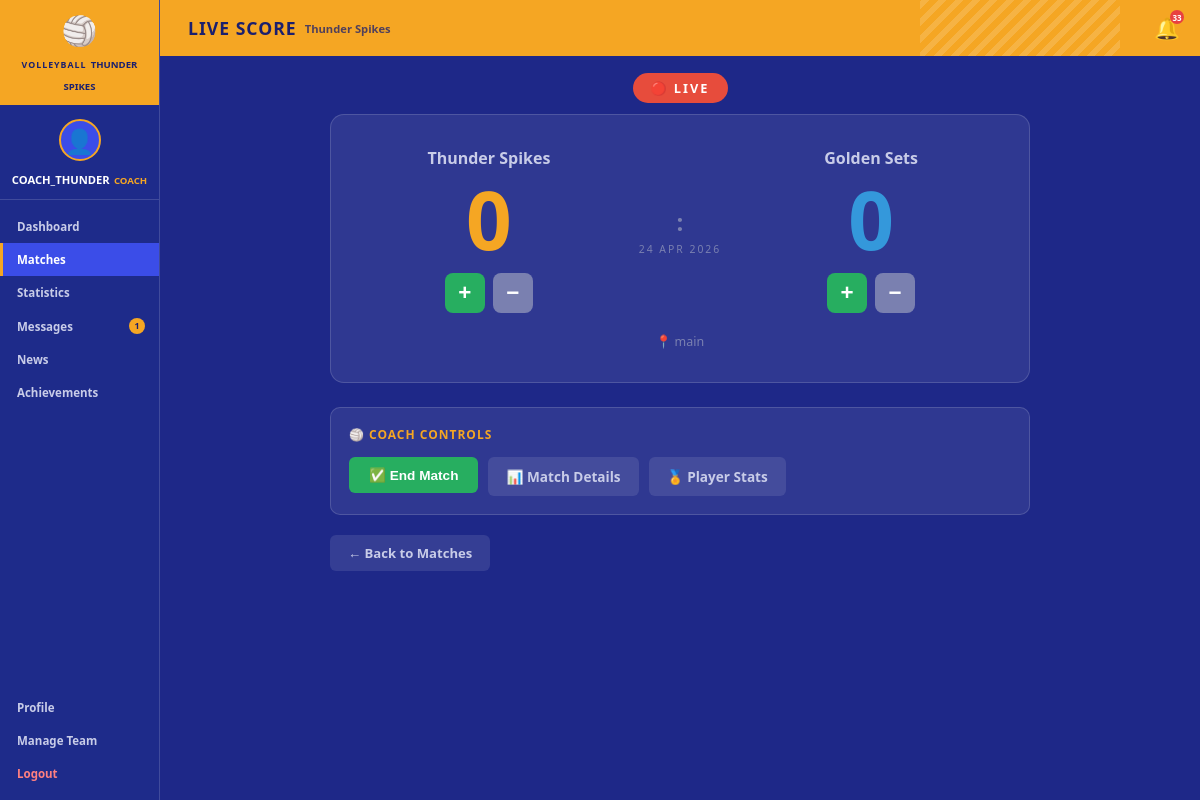
The page /match/22/live/ (signed in) on the database its author committed.
### scheduling/models.py (models this page shows, shortened)
class UserProfile(models.Model):
    ROLE_CHOICES = [
        ('player', 'Player'),
        ('captain', 'Captain'),
        ('coach', 'Coach'),
        ('parent', 'Parent'),
        ('manager', 'Manager'),
    ]
    user = models.OneToOneField(User, on_delete=models.CASCADE, related_name='profile')
    role = models.CharField(max_length=20, choices=ROLE_CHOICES, default='player')
    team = models.ForeignKey(Team, on_delete=models.SET_NULL, null=True, blank=True, related_name='members')
    avatar = models.ImageField(upload_to='avatars/', null=True, blank=True)

class Team(models.Model):
    name = models.CharField(max_length=100)
    created_at = models.DateTimeField(auto_now_add=True)

class Match(models.Model):
    STATUS_CHOICES = [
        ('upcoming', 'Upcoming'),
        ('live', 'Live'),
        ('completed', 'Completed'),
        ('cancelled', 'Cancelled'),
    ]
    home_team = models.ForeignKey(Team, on_delete=models.CASCADE, related_name='home_matches')
    away_team = models.ForeignKey(Team, on_delete=models.CASCADE, related_name='away_matches')
    date = models.DateTimeField()
    location = models.CharField(max_length=200)
    status = models.CharField(max_length=20, choices=STATUS_CHOICES, default='upcoming')
    home_score = models.IntegerField(null=True, blank=True)
    away_score = models.IntegerField(null=True, blank=True)
    created_by = models.ForeignKey(User, on_delete=models.SET_NULL, null=True, related_name='created_matches')
    created_at = models.DateTimeField(auto_now_add=True)
    notes = models.TextField(blank=True)
    class Meta:
        ordering = ['date']

### scheduling/views.py (the view)
# urls.py: path('match/<int:pk>/live/', views.live_score, name='live_score'),
@login_required
def live_score(request, pk):
    match = get_object_or_404(Match, pk=pk)
    user_team = request.user.profile.team if hasattr(request.user, 'profile') else None
    if user_team and match.home_team != user_team and match.away_team != user_team:
        messages.error(request, "You can only view matches for your team.")
        return redirect('matches')
    is_coach = hasattr(request.user, 'profile') and request.user.profile.role == 'coach'
    context = {
        'match': match,
        'is_coach': is_coach,
        'active_page': 'matches',
    }
    return render(request, 'scheduling/live_score.html', context)

### volleyball_project/templates/scheduling/live_score.html (shortened to what this page needs)
{% extends 'base.html' %}
{% block page_title %}LIVE SCORE{% endblock %}
{% block page_subtitle %}{{ request.user.profile.team.name|default:"TEAM NAME" }}{% endblock %}
{% block content %}
<div style="max-width:700px; margin:0 auto;">
    {% if match.status == 'live' %}
    <div style="text-align:center; margin-bottom:16px;">
        <span id="live-badge" style="background:#e74c3c; color:white; padding:6px 18px; border-radius:20px; font-size:0.8rem; font-weight:800; text-transform:uppercase; letter-spacing:2px; animation: pulse 1.4s infinite;">
            🔴 LIVE
        </span>
    </div>
    {% elif match.status == 'completed' %}
    <div style="text-align:center; margin-bottom:16px;">
        <span style="background:#27ae60; color:white; padding:6px 18px; border-radius:20px; font-size:0.8rem; font-weight:800; text-transform:uppercase; letter-spacing:2px;">
            ✅ FINAL
        </span>
    </div>
    {% endif %}
    <div style="background:rgba(255,255,255,0.08); border-radius:14px; padding:32px 24px; border:1px solid rgba(255,255,255,0.15); margin-bottom:24px;">
        <div style="display:grid; grid-template-columns:1fr auto 1fr; gap:16px; align-items:center;">
            <div style="text-align:center;">
                <div style="font-size:1rem; font-weight:700; color:#c8cce8; margin-bottom:10px;">{{ match.home_team.name }}</div>
                <div id="home-score" style="font-size:5rem; font-weight:900; color:#f5a623; line-height:1;">{{ match.home_score|default:"0" }}</div>
                {% if is_coach and match.status == 'live' %}
                <div style="display:flex; gap:8px; justify-content:center; margin-top:14px;">
                    <form method="post" action="{% url 'update_live_score' pk=match.pk %}">
                        <button type="submit" style="background:#27ae60; color:white; border:none; border-radius:8px; width:40px; height:40px; font-size:1.4rem; cursor:pointer; font-weight:700;">+</button>
                    </form>
                    <form method="post" action="{% url 'update_live_score' pk=match.pk %}">
                        <button type="submit" style="background:#7a80b0; color:white; border:none; border-radius:8px; width:40px; height:40px; font-size:1.4rem; cursor:pointer; font-weight:700;">−</button>
                    </form>
                </div>
                {% endif %}
            </div>
            <div style="text-align:center;">
                <div style="font-size:1.5rem; font-weight:900; color:#7a80b0;">:</div>
                <div style="font-size:0.65rem; color:#7a80b0; text-transform:uppercase; letter-spacing:2px; margin-top:4px;">{{ match.date|date:"d M Y" }}</div>
            </div>
            <div style="text-align:center;">
                <div style="font-size:1rem; font-weight:700; color:#c8cce8; margin-bottom:10px;">{{ match.away_team.name }}</div>
                <div id="away-score" style="font-size:5rem; font-weight:900; color:#3498db; line-height:1;">{{ match.away_score|default:"0" }}</div>
                {% if is_coach and match.status == 'live' %}
                <div style="display:flex; gap:8px; justify-content:center; margin-top:14px;">
                    <form method="post" action="{% url 'update_live_score' pk=match.pk %}">
                        <button type="submit" style="background:#27ae60; color:white; border:none; border-radius:8px; width:40px; height:40px; font-size:1.4rem; cursor:pointer; font-weight:700;">+</button>
                    </form>
                    <form method="post" action="{% url 'update_live_score' pk=match.pk %}">
                        <button type="submit" style="background:#7a80b0; color:white; border:none; border-radius:8px; width:40px; height:40px; font-size:1.4rem; cursor:pointer; font-weight:700;">−</button>
                    </form>
                </div>
                {% endif %}
            </div>
        </div>
        <div style="text-align:center; margin-top:20px; font-size:0.78rem; color:#7a80b0;">
            📍 {{ match.location }}
        </div>
    </div>
    {% if is_coach %}
    <div style="background:rgba(255,255,255,0.08); border-radius:10px; padding:18px; border:1px solid rgba(255,255,255,0.15); margin-bottom:20px;">
        <h4 style="font-size:0.75rem; font-weight:700; color:#f5a623; text-transform:uppercase; letter-spacing:1px; margin-bottom:14px;">🏐 Coach Controls</h4>
        <div style="display:flex; gap:10px; flex-wrap:wrap;">
            {% if match.status == 'live' %}
            <form method="post" action="{% url 'update_live_score' pk=match.pk %}" onsubmit="return confirm('End the match and mark as completed?');">
                <button type="submit" style="background:#27ae60; color:white; border:none; border-radius:6px; padding:10px 20px; font-size:0.85rem; font-weight:700; cursor:pointer;">
                    ✅ End Match
                </button>
            </form>
            {% endif %}
            <a href="{% url 'match_detail' pk=match.pk %}" style="background:rgba(255,255,255,0.1); color:#c8cce8; border-radius:6px; padding:10px 18px; font-size:0.85rem; font-weight:600; text-decoration:none; display:inline-block;">
                📊 Match Details
            </a>
            <a href="{% url 'player_match_stats' match_pk=match.pk %}" style="background:rgba(255,255,255,0.1); color:#c8cce8; border-radius:6px; padding:10px 18px; font-size:0.85rem; font-weight:600; text-decoration:none; display:inline-block;">
                🏅 Player Stats
            </a>
        </div>
    </div>
    {% endif %}
    <div>
        <a href="{% url 'matches' %}" style="background:rgba(255,255,255,0.1); color:#c8cce8; padding:9px 18px; border-radius:6px; font-size:0.82rem; font-weight:600; text-decoration:none; display:inline-block;">
            ← Back to Matches
        </a>
    </div>
</div>
{% endblock %}

### volleyball_project/templates/base.html (shortened to what this page needs)
<!DOCTYPE html>
<html lang="en">
<head>
    {% load static %}
    <link rel="stylesheet" href="{% static 'css/volleyball.css' %}">
</head>
<body>
    <div class="app-layout">
        <aside class="sidebar">
            <div class="sidebar-header">
                <div class="team-logo">
                    <div class="volleyball-icon">🏐</div>
                    <div class="team-info">
                        <span class="team-label">VOLLEYBALL</span>
                        <span class="team-name">{{ request.user.profile.team.name|default:"TEAM NAME" }}</span>
                    </div>
                </div>
            </div>
            <div class="user-profile">
                <div class="avatar">
                    {% if request.user.profile.avatar %}
                        <img src="{{ request.user.profile.avatar.url }}" alt="avatar">
                    {% else %}
                        <div class="avatar-placeholder">👤</div>
                    {% endif %}
                </div>
                <div class="user-details">
                    <span class="username">{{ request.user.username }}</span>
                    <span class="user-role">{{ request.user.profile.get_role_display|default:"Player"|upper }}</span>
                </div>
            </div>
            <nav class="sidebar-nav">
                <a href="{% url 'dashboard' %}" class="nav-item {% if active_page == 'dashboard' %}active{% endif %}">
                    Dashboard
                </a>
                <a href="{% url 'matches' %}" class="nav-item {% if active_page == 'matches' %}active{% endif %}">
                    Matches
                </a>
                <a href="{% url 'statistics' %}" class="nav-item {% if active_page == 'statistics' %}active{% endif %}">
                    Statistics
                </a>
                <a href="{% url 'messages' %}" class="nav-item {% if active_page == 'messages' %}active{% endif %}" style="display:flex; justify-content:space-between; align-items:center;">
                    Messages
                    <span id="msg-badge" style="display:none; background:#f5a623; color:#1a1f6e; border-radius:50%; width:16px; height:16px; font-size:0.55rem; font-weight:900; align-items:center; justify-content:center;"></span>
                </a>
                <a href="{% url 'news' %}" class="nav-item {% if active_page == 'news' %}active{% endif %}">
                    News
                </a>
                <a href="{% url 'achievements' %}" class="nav-item {% if active_page == 'achievements' %}active{% endif %}">
                    Achievements
                </a>
                <a href="{% url 'profile' %}" class="nav-item {% if active_page == 'profile' %}active{% endif %}" style="margin-top:auto;">
                    Profile
                </a>
                {% if request.user.profile.role in 'coach,manager' %}
                <a href="{% url 'manage_team_members' %}" class="nav-item {% if active_page == 'manage_team' %}active{% endif %}">
                    Manage Team
                </a>
                {% endif %}
                <a href="{% url 'logout' %}" class="nav-item" style="color:#ff8080;">
                    Logout
                </a>
            </nav>
        </aside>
        <main class="main-content">
            <header class="top-header">
                <div class="header-title">
                    <h1>{% block page_title %}VOLLEYBALL{% endblock %}</h1>
                    <span class="header-subtitle">{% block page_subtitle %}{% endblock %}</span>
                </div>
                <div class="header-actions">
                    <a href="{% url 'notifications' %}" class="bell-btn" title="Notifications" style="position:relative;">
                        🔔
                        <span id="notif-badge" style="display:none; position:absolute; top:-4px; right:-4px; background:#e84040; color:#fff; border-radius:50%; width:14px; height:14px; font-size:0.5rem; font-weight:900; align-items:center; justify-content:center;"></span>
                    </a>
                </div>
            </header>
            <div class="page-body">
                {% block content %}{% endblock %}
            </div>
        </main>
    </div>
</body>
</html>

### volleyball_project/static/css/volleyball.css (style rules this page uses)
:root { --blue-dark: #1a1f6e; --blue-mid: #2a35c9; --blue-light: #3b4de8; --blue-sidebar: #1e2b8a; --orange: #f5a623; --orange-dark: #e08800; --white: #ffffff; --gray-light: #f0f2ff; --gray-mid: #c8cce8; --gray-text: #7a80b0; --red: #e84040; --green: #27ae60; --border: rgba(255,255,255,0.15); --shadow: 0 4px 16px rgba(26,31,110,0.18); --radius: 10px; --radius-sm: 6px; }
* { box-sizing: border-box; margin: 0; padding: 0; }
body { font-family: 'Segoe UI', Arial, sans-serif; background: #0f1450; color: var(--white); min-height: 100vh; }
.app-layout { display: flex; min-height: 100vh; }
.sidebar { width: 160px; min-height: 100vh; background: var(--blue-sidebar); display: flex; flex-direction: column; padding: 0; flex-shrink: 0; border-right: 1px solid var(--border); }
.sidebar-header { background: var(--orange); padding: 10px 8px; text-align: center; }
.team-logo { display: flex; flex-direction: column; align-items: center; gap: 2px; }
.volleyball-icon { font-size: 1.8rem; }
.team-label { font-size: 0.55rem; font-weight: 800; color: var(--blue-dark); letter-spacing: 1px; text-transform: uppercase; }
.team-name { font-size: 0.6rem; font-weight: 700; color: var(--blue-dark); text-transform: uppercase; }
.user-profile { display: flex; flex-direction: column; align-items: center; padding: 14px 8px 10px; border-bottom: 1px solid var(--border); gap: 6px; }
.avatar { width: 42px; height: 42px; border-radius: 50%; background: var(--blue-light); overflow: hidden; display: flex; align-items: center; justify-content: center; border: 2px solid var(--orange); }
.avatar-placeholder { font-size: 1.5rem; }
.username { font-size: 0.7rem; font-weight: 700; text-align: center; text-transform: uppercase; }
.user-role { font-size: 0.6rem; color: var(--orange); font-weight: 600; text-align: center; }
.sidebar-nav { display: flex; flex-direction: column; padding: 10px 0; flex: 1; }
.nav-item { display: block; padding: 9px 14px; font-size: 0.72rem; font-weight: 600; color: var(--gray-mid); text-decoration: none; border-left: 3px solid transparent; transition: all 0.15s ease; text-transform: capitalize; }
.nav-item:hover, .nav-item.active { background: var(--blue-light); color: var(--white); border-left-color: var(--orange); }
.main-content { flex: 1; display: flex; flex-direction: column; background: #1e2888; min-height: 100vh; }
.top-header { display: flex; align-items: center; justify-content: space-between; padding: 0 20px; background: var(--orange); height: 56px; position: relative; overflow: hidden; }
.top-header::before { content: ''; position: absolute; right: 80px; top: 0; width: 200px; height: 100%; background: repeating-linear-gradient( -45deg, transparent, transparent 6px, rgba(255,255,255,0.15) 6px, rgba(255,255,255,0.15) 12px ); }
.header-title { display: flex; align-items: center; gap: 8px; position: relative; z-index: 1; }
.header-title h1 { font-size: 1.1rem; font-weight: 900; color: var(--blue-dark); letter-spacing: 1px; }
.header-subtitle { font-size: 0.7rem; font-weight: 700; color: var(--blue-dark); opacity: 0.75; }
.bell-btn { font-size: 1.3rem; text-decoration: none; position: relative; z-index: 1; color: var(--blue-dark); }
.page-body { padding: 20px; flex: 1; }

### rows shown on the page
Match: home_team.name "Thunder Spikes", home_score "0", date "24 APR 2026", away_team.name "Golden Sets", away_score "0", location "main"

### other values the page prints
{{ request.user.profile.team.name|default:"TEAM NAME" }} "THUNDER SPIKES"
{{ request.user.username }} "COACH_THUNDER"
{{ request.user.profile.get_role_display|default:"Player"|upper }} "COACH"
{{ request.user.profile.team.name|default:"TEAM NAME" }} "Thunder Spikes"
